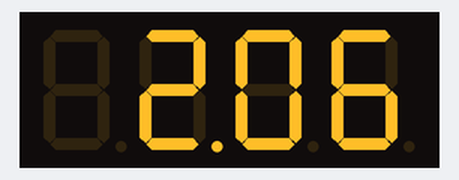
This sketch was run on a simulated Arduino Uno, built with avr-gcc and run on an emulated ATmega328P. Parts: 4-digit seven-segment display. What the sketch prints to the serial monitor is not drawn.

Above: at 0.45 s.
At 4.35 s:
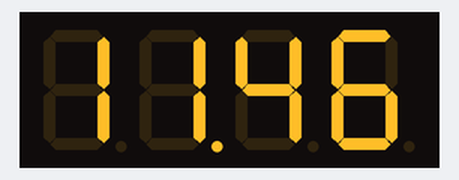
At 7.97 s:
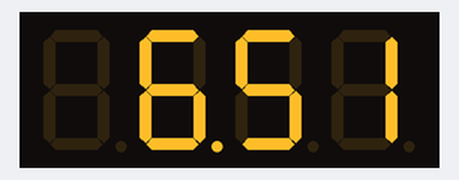
At 15.49 s:
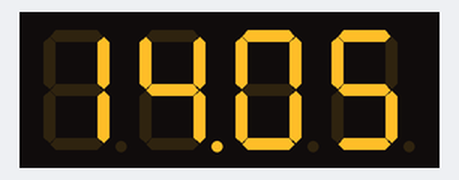
At 23.01 s:
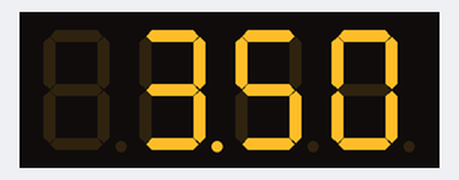
At 30.53 s:
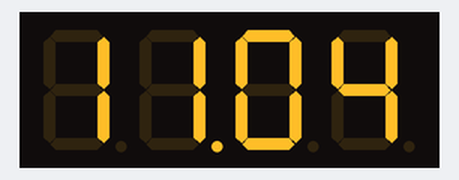

The sketch:

Clock.ino
```cpp
#include "SevSeg.h"
SevSeg sevseg; //Initiate a seven segment controller object
int time=0;
int task=7;


void setup() {
    byte numDigits = 4;
    byte digitPins[] = {2, 3, 4, 5};
    byte segmentPins[] = {6, 7, 8, 9, 10, 11, 12, 13};
    bool resistorsOnSegments = 0;
    // variable above indicates that 4 resistors were placed on the digit pins.
    // set variable to 1 if you want to use 8 resistors on the segment pins.
    sevseg.begin(COMMON_CATHODE, numDigits, digitPins, segmentPins, resistorsOnSegments);
    Serial.begin(9600);
    sevseg.setBrightness(90);
}

int get_time(int time)
{
    int hour=time/60;
    int minute=time%60;
    int rez=0;
    int uh=hour/10;
    int lh=hour%10;
    int um=minute/10;
    int lm=minute%10;
    rez=rez*10+uh;
    rez=rez*10+lh;
    rez=rez*10+um;
    rez=rez*10+lm;
    return rez;
}

void loop() {
    if(time!=0)
    {
        for(int i=1; i<=8; i++)
        {
            sevseg.setNumber(get_time(time), 2);
            sevseg.refreshDisplay();
            delay(1);
        }
        time=time-1;
    }
    Serial.println(time);
    if(time==0)
    {
        if(task==7)
        {
            time=900;
            task--;
        }
        if(task==6)
        {
            time=150;
            task--;
        }
        else if(task==5)
        {
            time=900;
            task--;
        }
        else if(task==4)
        {
            time=150;
            task--;
        }
        else if(task==3)
        {
            time=900;
            task--;
        }
        else if(task==2)
        {
            time=150;
            task--;
        }
        else if(task==1)
        {
            time=900;
            task--;
        }
        else
        {
            for(int i=1; i<=2500; i++)
            {
                sevseg.setNumber(get_time(0),2);
                sevseg.refreshDisplay();
            }
            delay(250);
            time=0;
            int sensorValue = analogRead(A1);
            float voltage=sensorValue * (5.0 / 1023.0);
            if(voltage>3)
            {
                time=900;
                task=6;
            }
        }
    }
}
```
